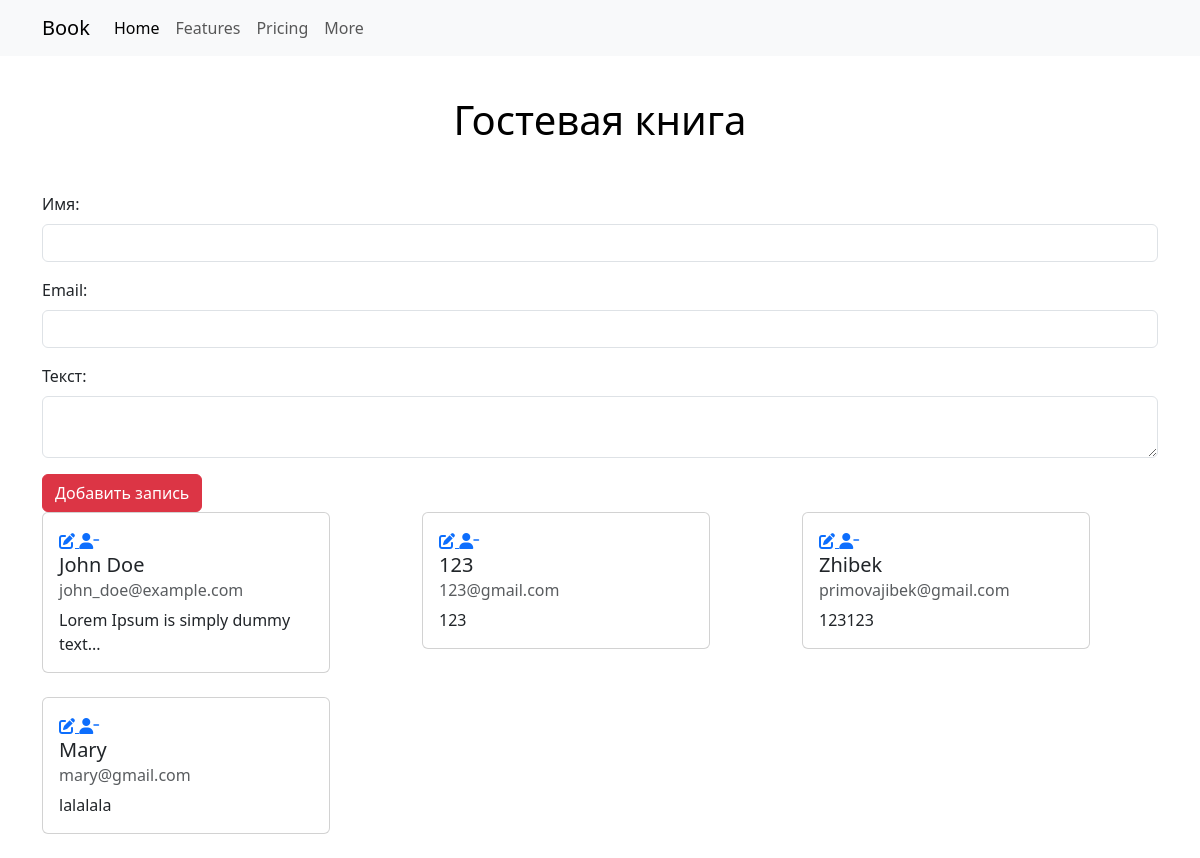
Before: / with the older database file.
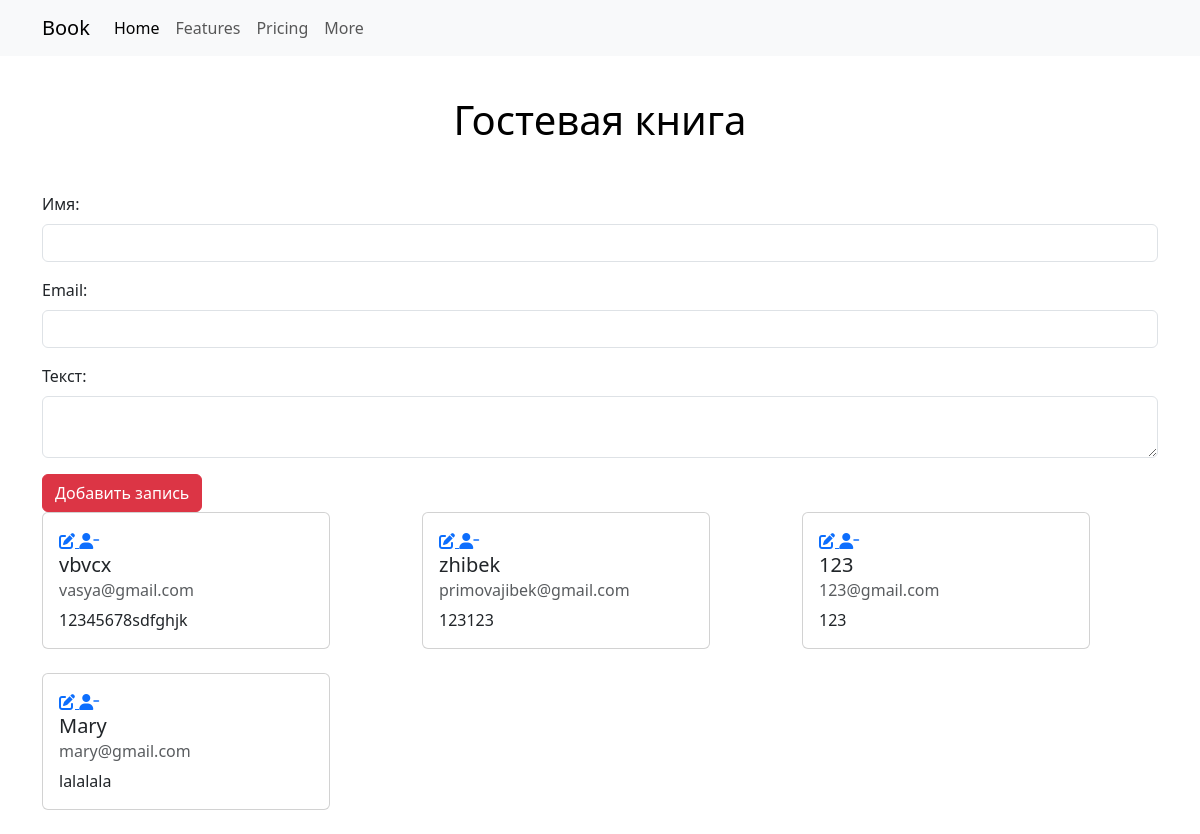
After: the same page with the newer database file.
### guestbook/models.py (models this page shows, shortened)
class GuestBook(models.Model):
    name = models.CharField(max_length=50, null=False, blank=False, verbose_name='Имя')
    email = models.EmailField(null=False, blank=False, verbose_name='Почта')
    text = models.TextField(null=False, blank=False, verbose_name='Текст')
    created_at = models.DateTimeField(auto_now_add=True, verbose_name='Время создания')
    updated_at = models.DateTimeField(auto_now=True, null=False, blank=False, verbose_name='Время редактирования')
    status = models.CharField(max_length=20, choices=StatusChoice.choices, default=StatusChoice.ACTIVE,
                              verbose_name='Статус')

### guestbook/views.py (the view)
# urls.py: path('', index, name='index'),
def index(request):
    guests = GuestBook.objects.filter(status='active').order_by('-created_at')
    if request.method == 'POST':
        form = GuestForm(request.POST)
        if form.is_valid():
            form.save()
            return redirect('index')
    else:
        form = GuestForm()
    return render(request, 'index.html', {'guests': guests, 'form': form})

### guestbook/forms.py
class GuestForm(forms.ModelForm):
    class Meta:
        model = GuestBook
        fields = ['name', 'email', 'text']

### guestbook/templates/index.html (shortened to what this page needs)
{% extends 'base.html' %}
{% block content %}
    <div class="container">
        <h1>Гостевая книга</h1>
        <form method="POST">
            <div class="mb-3">
                <label for="id_name" class="form-label">Имя:</label>
                <input type="text" class="form-control" id="id_name" name="name" required>
            </div>
            <div class="mb-3">
                <label for="id_email" class="form-label">Email:</label>
                <input type="email" class="form-control" id="id_email" name="email" required>
            </div>
            <div class="mb-3">
                <label for="id_text" class="form-label">Текст:</label>
                <textarea class="form-control" id="id_text" name="text" required></textarea>
            </div>
            <button type="submit" class="btn btn-danger">Добавить запись</button>
        </form>
        <div class="row">
            {% for guest in guests %}
                <div class="col-md-4 mb-4">
                    <div class="card" style="width: 18rem;">
                        <div class="card-body">
                            <div>
                                <a class="btn-primary" href="{% url 'guest_update' guest.pk %}">
                                    <i class="fas fa-solid fa-pen-to-square"></i>
                                </a>
                                <a class="btn-primary" href="{% url 'guest_delete' guest.pk %}">
                                    <i class="fas fa-solid fa-user-minus"></i>
                                </a>
                            </div>
                            <h5 class="card-title">{{ guest.name }}</h5>
                            <h6 class="card-subtitle mb-2 text-muted">{{ guest.email }}</h6>
                            <p class="card-text">{{ guest.text }}</p>
                        </div>
                    </div>
                </div>
            {% endfor %}
        </div>
    </div>
{% endblock %}

### guestbook/templates/base.html (shortened to what this page needs)
<!DOCTYPE html>
<html lang="en">
<head>
    <link href="https://cdn.jsdelivr.net/npm/bootstrap@5.3.2/dist/css/bootstrap.min.css" rel="stylesheet"
>
    <nav class="navbar navbar-expand-lg bg-body-tertiary">
        <div class="container">
            <a class="navbar-brand" href="#">Book</a>
            <div class="collapse navbar-collapse" id="navbarNav">
                <ul class="navbar-nav">
                    <li class="nav-item">
                        <a class="nav-link active" aria-current="page" href="#">Home</a>
                    </li>
                    <li class="nav-item">
                        <a class="nav-link" href="#">Features</a>
                    </li>
                    <li class="nav-item">
                        <a class="nav-link" href="#">Pricing</a>
                    </li>
                    <li class="nav-item">
                        <a class="nav-link" href="#">More</a>
                    </li>
                </ul>
            </div>
        </div>
    </nav>
</head>
<body>
{% block content %}
{% endblock %}
</body>
</html>

### guestbook/templates/index.html (style rules this page uses)
h1 { text-align: center; padding: 40px; color: black; }

Changed rows visible on the page:
removed GuestBook: name "John Doe", email "john_doe@example.com", text "Lorem Ipsum is simply dummy text..."
removed GuestBook: name "Zhibek", email "primovajibek@gmail.com", text "123123"
added GuestBook: name "vbvcx", email "vasya@gmail.com", text "12345678sdfghjk"
added GuestBook: name "zhibek", email "primovajibek@gmail.com", text "123123"
